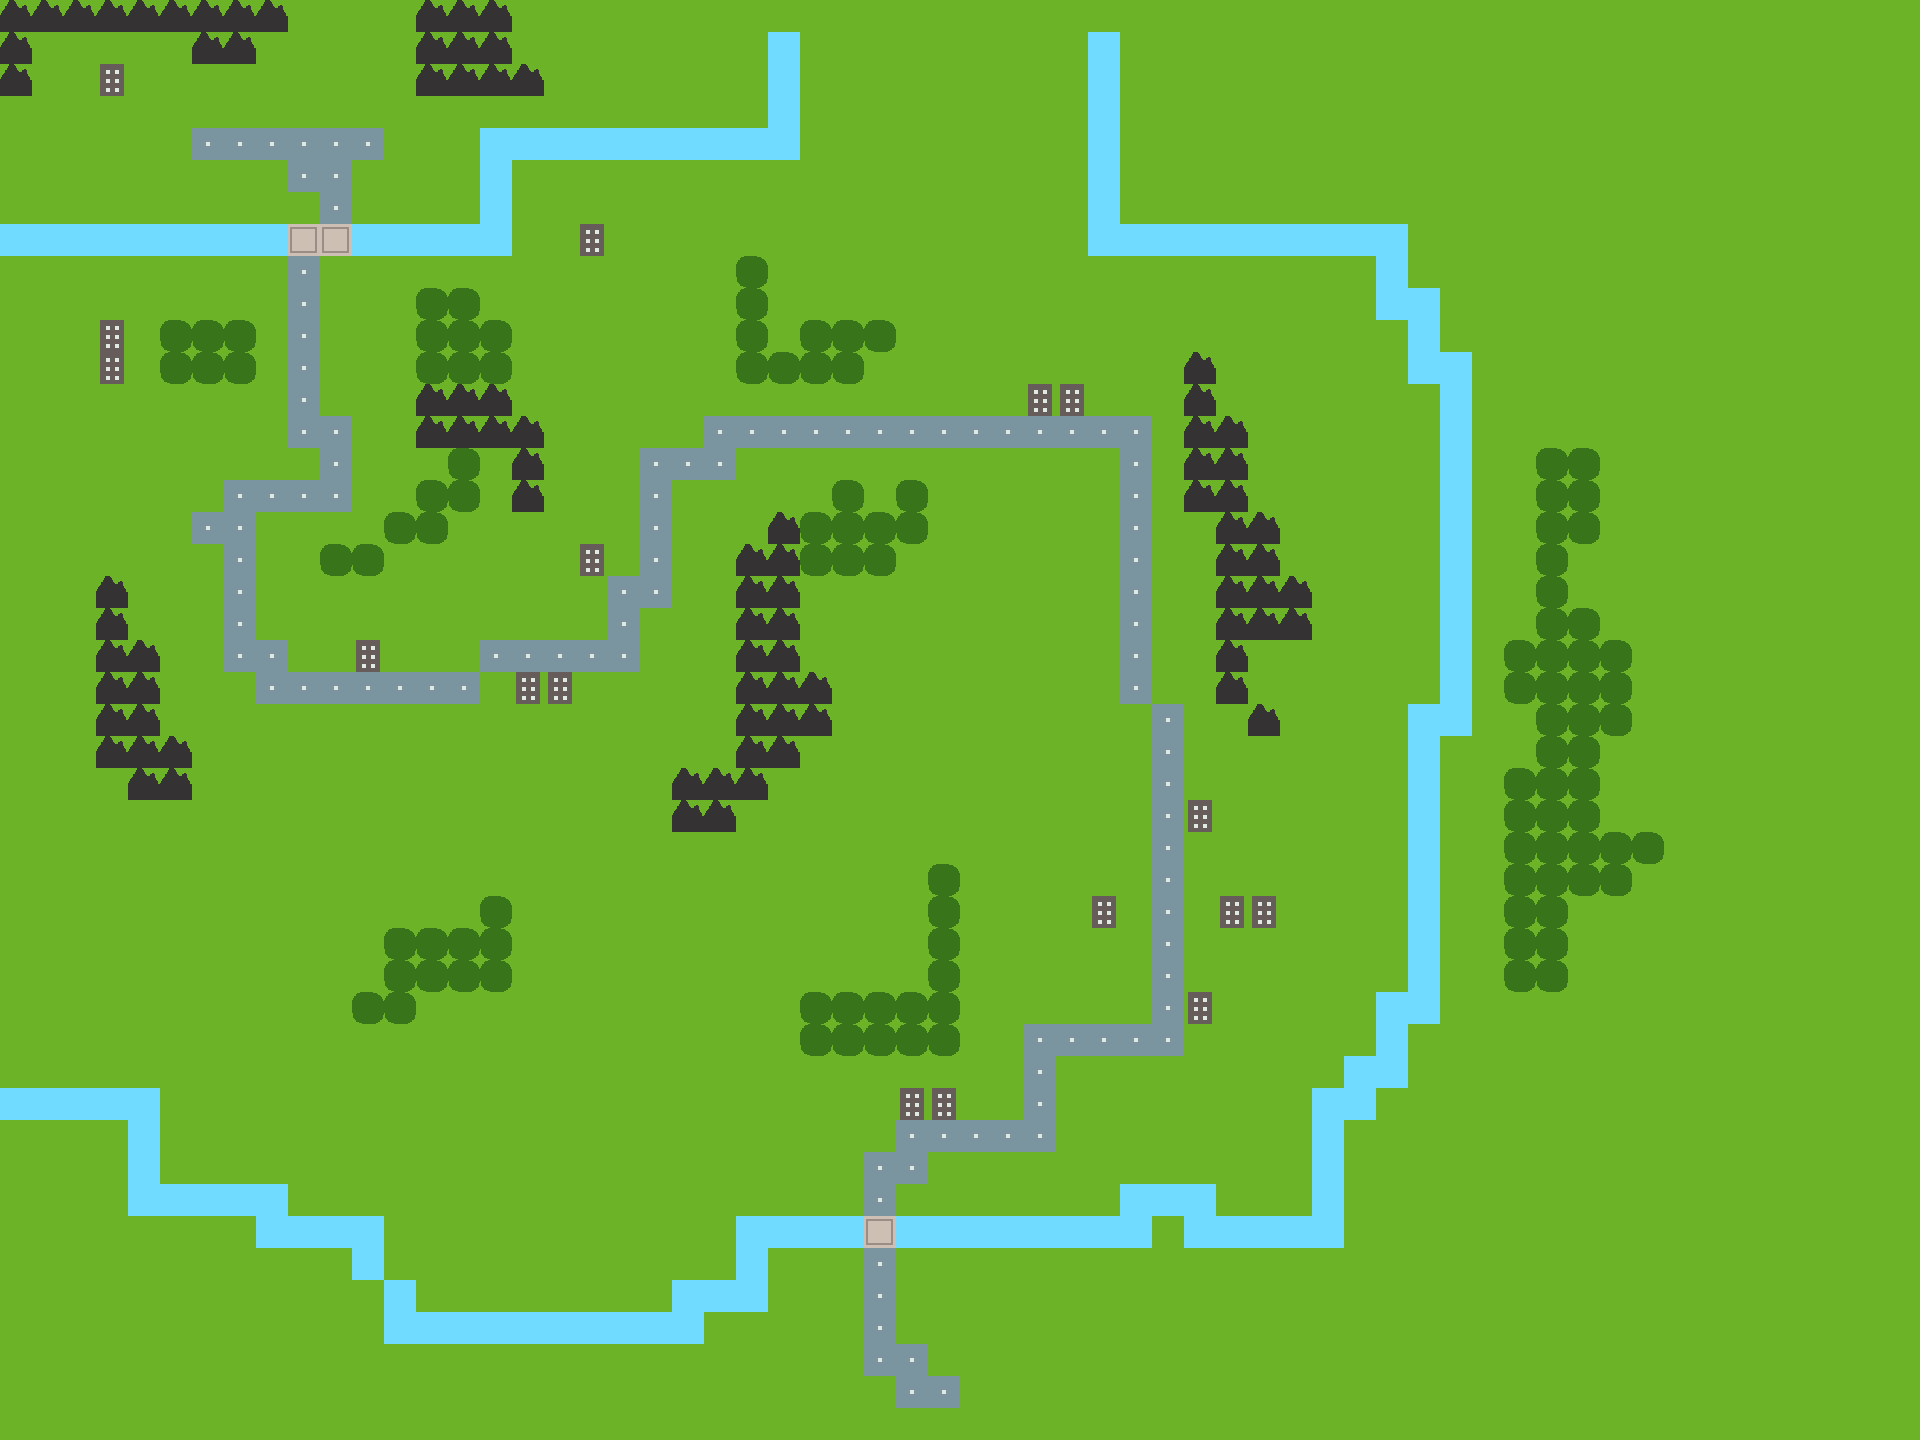

This game map was drawn from its Tiled (.tmx) file and the tilesets committed beside it. A one-line description and the full map source follow:
An orthogonal 60x45 tile map with 32x32 px tiles, 1 tile layer (tiles), 3 tilesets and 14 objects (5x Infantry, 3x Tank, 2x HQ, 2x City, Infrantry, ...).

<map version="1.10" tiledversion="1.10.1" orientation="orthogonal" renderorder="right-down" width="60" height="45" tilewidth="32" tileheight="32" infinite="0" nextlayerid="6" nextobjectid="21">
 <editorsettings>
  <export target="map_1.csv" format="csv" />
 </editorsettings>
 <tileset firstgid="1" source="../../tilesets/tileset_1.tsx" />
 <tileset firstgid="10" source="../../tilesets/red_units.tsx" />
 <tileset firstgid="14" source="../../tilesets/blue_units.tsx" />
 <layer id="1" name="tiles" width="60" height="45">
  <data encoding="csv">
7,7,7,7,7,7,7,7,7,4,4,4,4,7,7,7,4,4,4,4,4,4,4,4,4,4,4,4,4,4,4,4,4,4,4,4,4,4,4,4,4,4,4,4,4,4,4,4,4,4,4,4,4,4,4,4,4,4,4,4,
7,4,4,4,4,4,7,7,4,4,4,4,4,7,7,7,4,4,4,4,4,4,4,4,6,4,4,4,4,4,4,4,4,4,6,4,4,4,4,4,4,4,4,4,4,4,4,4,4,4,4,4,4,4,4,4,4,4,4,4,
7,4,4,9,4,4,4,4,4,4,4,4,4,7,7,7,7,4,4,4,4,4,4,4,6,4,4,4,4,4,4,4,4,4,6,4,4,4,4,4,4,4,4,4,4,4,4,4,4,4,4,4,4,4,4,4,4,4,4,4,
4,4,4,4,4,4,4,4,4,4,4,4,4,4,4,4,4,4,4,4,4,4,4,4,6,4,4,4,4,4,4,4,4,4,6,4,4,4,4,4,4,4,4,4,4,4,4,4,4,4,4,4,4,4,4,4,4,4,4,4,
4,4,4,4,4,4,8,8,8,8,8,8,4,4,4,6,6,6,6,6,6,6,6,6,6,4,4,4,4,4,4,4,4,4,6,4,4,4,4,4,4,4,4,4,4,4,4,4,4,4,4,4,4,4,4,4,4,4,4,4,
4,4,4,4,4,4,4,4,4,8,8,4,4,4,4,6,4,4,4,4,4,4,4,4,4,4,4,4,4,4,4,4,4,4,6,4,4,4,4,4,4,4,4,4,4,4,4,4,4,4,4,4,4,4,4,4,4,4,4,4,
4,4,4,4,4,4,4,4,4,4,8,4,4,4,4,6,4,4,4,4,4,4,4,4,4,4,4,4,4,4,4,4,4,4,6,4,4,4,4,4,4,4,4,4,4,4,4,4,4,4,4,4,4,4,4,4,4,4,4,4,
6,6,6,6,6,6,6,6,6,3,3,6,6,6,6,6,4,4,9,4,4,4,4,4,4,4,4,4,4,4,4,4,4,4,6,6,6,6,6,6,6,6,6,6,4,4,4,4,4,4,4,4,4,4,4,4,4,4,4,4,
4,4,4,4,4,4,4,4,4,8,4,4,4,4,4,4,4,4,4,4,4,4,4,5,4,4,4,4,4,4,4,4,4,4,4,4,4,4,4,4,4,4,4,6,4,4,4,4,4,4,4,4,4,4,4,4,4,4,4,4,
4,4,4,4,4,4,4,4,4,8,4,4,4,5,5,4,4,4,4,4,4,4,4,5,4,4,4,4,4,4,4,4,4,4,4,4,4,4,4,4,4,4,4,6,6,4,4,4,4,4,4,4,4,4,4,4,4,4,4,4,
4,4,4,9,4,5,5,5,4,8,4,4,4,5,5,5,4,4,4,4,4,4,4,5,4,5,5,5,4,4,4,4,4,4,4,4,4,4,4,4,4,4,4,4,6,4,4,4,4,4,4,4,4,4,4,4,4,4,4,4,
4,4,4,9,4,5,5,5,4,8,4,4,4,5,5,5,4,4,4,4,4,4,4,5,5,5,5,4,4,4,4,4,4,4,4,4,4,7,4,4,4,4,4,4,6,6,4,4,4,4,4,4,4,4,4,4,4,4,4,4,
4,4,4,4,4,4,4,4,4,8,4,4,4,7,7,7,4,4,4,4,4,4,4,4,4,4,4,4,4,4,4,4,9,9,4,4,4,7,4,4,4,4,4,4,4,6,4,4,4,4,4,4,4,4,4,4,4,4,4,4,
4,4,4,4,4,4,4,4,4,8,8,4,4,7,7,7,7,4,4,4,4,4,8,8,8,8,8,8,8,8,8,8,8,8,8,8,4,7,7,4,4,4,4,4,4,6,4,4,4,4,4,4,4,4,4,4,4,4,4,4,
4,4,4,4,4,4,4,4,4,4,8,4,4,4,5,4,7,4,4,4,8,8,8,4,4,4,4,4,4,4,4,4,4,4,4,8,4,7,7,4,4,4,4,4,4,6,4,4,5,5,4,4,4,4,4,4,4,4,4,4,
4,4,4,4,4,4,4,8,8,8,8,4,4,5,5,4,7,4,4,4,8,4,4,4,4,4,5,4,5,4,4,4,4,4,4,8,4,7,7,4,4,4,4,4,4,6,4,4,5,5,4,4,4,4,4,4,4,4,4,4,
4,4,4,4,4,4,8,8,4,4,4,4,5,5,4,4,4,4,4,4,8,4,4,4,7,5,5,5,5,4,4,4,4,4,4,8,4,4,7,7,4,4,4,4,4,6,4,4,5,5,4,4,4,4,4,4,4,4,4,4,
4,4,4,4,4,4,4,8,4,4,5,5,4,4,4,4,4,4,9,4,8,4,4,7,7,5,5,5,4,4,4,4,4,4,4,8,4,4,7,7,4,4,4,4,4,6,4,4,5,4,4,4,4,4,4,4,4,4,4,4,
4,4,4,7,4,4,4,8,4,4,4,4,4,4,4,4,4,4,4,8,8,4,4,7,7,4,4,4,4,4,4,4,4,4,4,8,4,4,7,7,7,4,4,4,4,6,4,4,5,4,4,4,4,4,4,4,4,4,4,4,
4,4,4,7,4,4,4,8,4,4,4,4,4,4,4,4,4,4,4,8,4,4,4,7,7,4,4,4,4,4,4,4,4,4,4,8,4,4,7,7,7,4,4,4,4,6,4,4,5,5,4,4,4,4,4,4,4,4,4,4,
4,4,4,7,7,4,4,8,8,4,4,9,4,4,4,8,8,8,8,8,4,4,4,7,7,4,4,4,4,4,4,4,4,4,4,8,4,4,7,4,4,4,4,4,4,6,4,5,5,5,5,4,4,4,4,4,4,4,4,4,
4,4,4,7,7,4,4,4,8,8,8,8,8,8,8,4,9,9,4,4,4,4,4,7,7,7,4,4,4,4,4,4,4,4,4,8,4,4,7,4,4,4,4,4,4,6,4,5,5,5,5,4,4,4,4,4,4,4,4,4,
4,4,4,7,7,4,4,4,4,4,4,4,4,4,4,4,4,4,4,4,4,4,4,7,7,7,4,4,4,4,4,4,4,4,4,4,8,4,4,7,4,4,4,4,6,6,4,4,5,5,5,4,4,4,4,4,4,4,4,4,
4,4,4,7,7,7,4,4,4,4,4,4,4,4,4,4,4,4,4,4,4,4,4,7,7,4,4,4,4,4,4,4,4,4,4,4,8,4,4,4,4,4,4,4,6,4,4,4,5,5,4,4,4,4,4,4,4,4,4,4,
4,4,4,4,7,7,4,4,4,4,4,4,4,4,4,4,4,4,4,4,4,7,7,7,4,4,4,4,4,4,4,4,4,4,4,4,8,4,4,4,4,4,4,4,6,4,4,5,5,5,4,4,4,4,4,4,4,4,4,4,
4,4,4,4,4,4,4,4,4,4,4,4,4,4,4,4,4,4,4,4,4,7,7,4,4,4,4,4,4,4,4,4,4,4,4,4,8,9,4,4,4,4,4,4,6,4,4,5,5,5,4,4,4,4,4,4,4,4,4,4,
4,4,4,4,4,4,4,4,4,4,4,4,4,4,4,4,4,4,4,4,4,4,4,4,4,4,4,4,4,4,4,4,4,4,4,4,8,4,4,4,4,4,4,4,6,4,4,5,5,5,5,5,4,4,4,4,4,4,4,4,
4,4,4,4,4,4,4,4,4,4,4,4,4,4,4,4,4,4,4,4,4,4,4,4,4,4,4,4,4,5,4,4,4,4,4,4,8,4,4,4,4,4,4,4,6,4,4,5,5,5,5,4,4,4,4,4,4,4,4,4,
4,4,4,4,4,4,4,4,4,4,4,4,4,4,4,5,4,4,4,4,4,4,4,4,4,4,4,4,4,5,4,4,4,4,9,4,8,4,9,9,4,4,4,4,6,4,4,5,5,4,4,4,4,4,4,4,4,4,4,4,
4,4,4,4,4,4,4,4,4,4,4,4,5,5,5,5,4,4,4,4,4,4,4,4,4,4,4,4,4,5,4,4,4,4,4,4,8,4,4,4,4,4,4,4,6,4,4,5,5,4,4,4,4,4,4,4,4,4,4,4,
4,4,4,4,4,4,4,4,4,4,4,4,5,5,5,5,4,4,4,4,4,4,4,4,4,4,4,4,4,5,4,4,4,4,4,4,8,4,4,4,4,4,4,4,6,4,4,5,5,4,4,4,4,4,4,4,4,4,4,4,
4,4,4,4,4,4,4,4,4,4,4,5,5,4,4,4,4,4,4,4,4,4,4,4,4,5,5,5,5,5,4,4,4,4,4,4,8,9,4,4,4,4,4,6,6,4,4,4,4,4,4,4,4,4,4,4,4,4,4,4,
4,4,4,4,4,4,4,4,4,4,4,4,4,4,4,4,4,4,4,4,4,4,4,4,4,5,5,5,5,5,4,4,8,8,8,8,8,4,4,4,4,4,4,6,4,4,4,4,4,4,4,4,4,4,4,4,4,4,4,4,
4,4,4,4,4,4,4,4,4,4,4,4,4,4,4,4,4,4,4,4,4,4,4,4,4,4,4,4,4,4,4,4,8,4,4,4,4,4,4,4,4,4,6,6,4,4,4,4,4,4,4,4,4,4,4,4,4,4,4,4,
6,6,6,6,6,4,4,4,4,4,4,4,4,4,4,4,4,4,4,4,4,4,4,4,4,4,4,4,9,9,4,4,8,4,4,4,4,4,4,4,4,6,6,4,4,4,4,4,4,4,4,4,4,4,4,4,4,4,4,4,
4,4,4,4,6,4,4,4,4,4,4,4,4,4,4,4,4,4,4,4,4,4,4,4,4,4,4,4,8,8,8,8,8,4,4,4,4,4,4,4,4,6,4,4,4,4,4,4,4,4,4,4,4,4,4,4,4,4,4,4,
4,4,4,4,6,4,4,4,4,4,4,4,4,4,4,4,4,4,4,4,4,4,4,4,4,4,4,8,8,4,4,4,4,4,4,4,4,4,4,4,4,6,4,4,4,4,4,4,4,4,4,4,4,4,4,4,4,4,4,4,
4,4,4,4,6,6,6,6,6,4,4,4,4,4,4,4,4,4,4,4,4,4,4,4,4,4,4,8,4,4,4,4,4,4,4,6,6,6,4,4,4,6,4,4,4,4,4,4,4,4,4,4,4,4,4,4,4,4,4,4,
4,4,4,4,4,4,4,4,6,6,6,6,4,4,4,4,4,4,4,4,4,4,4,6,6,6,6,3,6,6,6,6,6,6,6,6,4,6,6,6,6,6,4,4,4,4,4,4,4,4,4,4,4,4,4,4,4,4,4,4,
4,4,4,4,4,4,4,4,4,4,4,6,4,4,4,4,4,4,4,4,4,4,4,6,4,4,4,8,4,4,4,4,4,4,4,4,4,4,4,4,4,4,4,4,4,4,4,4,4,4,4,4,4,4,4,4,4,4,4,4,
4,4,4,4,4,4,4,4,4,4,4,4,6,4,4,4,4,4,4,4,4,6,6,6,4,4,4,8,4,4,4,4,4,4,4,4,4,4,4,4,4,4,4,4,4,4,4,4,4,4,4,4,4,4,4,4,4,4,4,4,
4,4,4,4,4,4,4,4,4,4,4,4,6,6,6,6,6,6,6,6,6,6,4,4,4,4,4,8,4,4,4,4,4,4,4,4,4,4,4,4,4,4,4,4,4,4,4,4,4,4,4,4,4,4,4,4,4,4,4,4,
4,4,4,4,4,4,4,4,4,4,4,4,4,4,4,4,4,4,4,4,4,4,4,4,4,4,4,8,8,4,4,4,4,4,4,4,4,4,4,4,4,4,4,4,4,4,4,4,4,4,4,4,4,4,4,4,4,4,4,4,
4,4,4,4,4,4,4,4,4,4,4,4,4,4,4,4,4,4,4,4,4,4,4,4,4,4,4,4,8,8,4,4,4,4,4,4,4,4,4,4,4,4,4,4,4,4,4,4,4,4,4,4,4,4,4,4,4,4,4,4,
4,4,4,4,4,4,4,4,4,4,4,4,4,4,4,4,4,4,4,4,4,4,4,4,4,4,4,4,4,4,4,4,4,4,4,4,4,4,4,4,4,4,4,4,4,4,4,4,4,4,4,4,4,4,4,4,4,4,4,4
</data>
 </layer>
 <objectgroup id="3" name="reds">
  <object id="1" name="Infantry" gid="10" x="160" y="128" width="32" height="32" />
  <object id="2" name="Infrantry" gid="10" x="224" y="128" width="32" height="32" />
  <object id="3" name="HQ" gid="13" x="224" y="192" width="32" height="32" />
  <object id="4" name="Artillery" gid="12" x="416" y="224" width="32" height="32" />
  <object id="5" name="Tank" gid="11" x="288" y="224" width="32" height="32" />
  <object id="6" name="Infantry" gid="10" x="352" y="192" width="32" height="32" />
 </objectgroup>
 <objectgroup id="5" name="blues">
  <object id="13" name="Infantry" gid="14" x="512" y="224" width="32" height="32" />
  <object id="14" name="Infantry" gid="14" x="352" y="288" width="32" height="32" />
  <object id="15" name="Tank" gid="15" x="448" y="288" width="32" height="32" />
  <object id="16" name="Infantry" gid="16" x="192" y="288" width="32" height="32" />
  <object id="17" name="City" gid="17" x="384" y="416" width="32" height="32" />
  <object id="18" name="HQ" gid="17" x="224" y="416" width="32" height="32" />
  <object id="19" name="City" gid="17" x="512" y="352" width="32" height="32" />
  <object id="20" name="Tank" gid="15" x="576" y="320" width="32" height="32" />
 </objectgroup>
</map>
